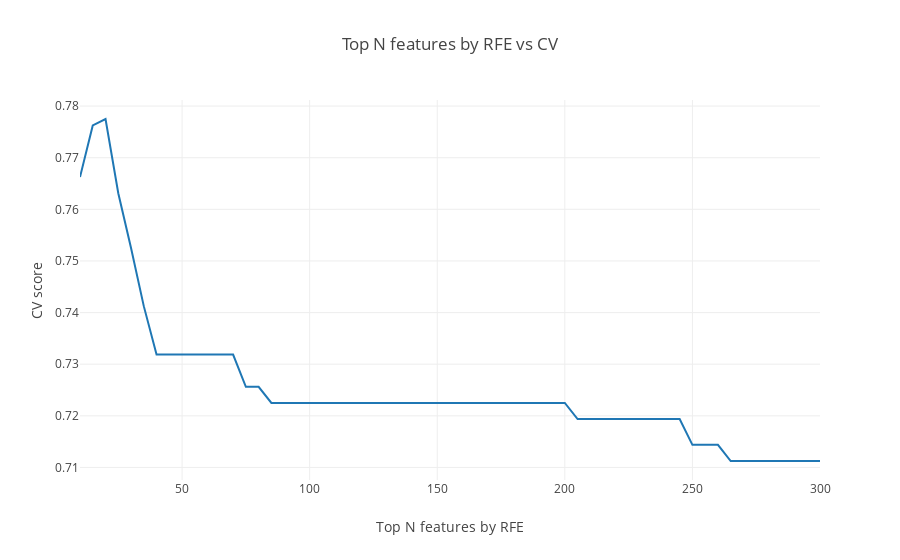

The code cell stored with this chart in its notebook:
### Code cell
data = [go.Scatter(
        x = list(range(10, 301, 5)),
        y = scores_list,
        name = 'CV scores RFE'
    )]
layout = go.Layout(dict(title = "Top N features by RFE vs CV",
                  xaxis = dict(title = 'Top N features by RFE'),
                  yaxis = dict(title = 'CV score'),
                  ))
py.iplot(dict(data=data, layout=layout), filename='basic-line')

### Figure 1 — Plotly figure (JSON) as saved in the notebook; plotly's stock layout.template omitted (floating-point values rounded to 4 significant figures)
{"data": [{"name": "CV scores RFE", "type": "scatter", "uid": "74ccd319-e09f-4927-a5f3-5ecc5afd29bc", "x": [10, 15, 20, 25, 30, 35, 40, 45, 50, 55, 60, 65, 70, 75, 80, 85, 90, 95, 100, 105, 110, 115, 120, 125, 130, 135, 140, 145, 150, 155, 160, 165, 170, 175, 180, 185, 190, 195, 200, 205, 210, 215, 220, 225, 230, 235, 240, 245, 250, 255, 260, 265, 270, 275, 280, 285, 290, 295, 300], "y": [0.7662, 0.7762, 0.7775, 0.7631, 0.7525, 0.7412, 0.7319, 0.7319, 0.7319, 0.7319, 0.7319, 0.7319, 0.7319, 0.7256, 0.7256, 0.7225, 0.7225, 0.7225, 0.7225, 0.7225, 0.7225, 0.7225, 0.7225, 0.7225, 0.7225, 0.7225, 0.7225, 0.7225, 0.7225, 0.7225, 0.7225, 0.7225, 0.7225, 0.7225, 0.7225, 0.7225, 0.7225, 0.7225, 0.7225, 0.7194, 0.7194, 0.7194, 0.7194, 0.7194, 0.7194, 0.7194, 0.7194, 0.7194, 0.7144, 0.7144, 0.7144, 0.7112, 0.7112, 0.7112, 0.7112, 0.7112, 0.7112, 0.7112, 0.7112]}], "layout": {"title": {"text": "Top N features by RFE vs CV"}, "xaxis": {"title": {"text": "Top N features by RFE"}}, "yaxis": {"title": {"text": "CV score"}}}}
